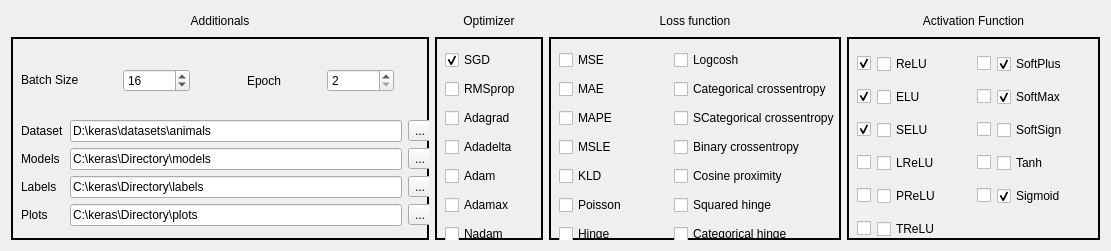
   <widget class="QWidget" name="gridLayoutWidget_9">
    <property name="geometry">
     <rect>
      <x>10</x>
      <y>440</y>
      <width>1111</width>
      <height>251</height>
     </rect>
    </property>
    <layout class="QGridLayout" name="gridLayout_9" rowstretch="1,10" columnstretch="431,111,301,261">
     <item row="0" column="3">
      <widget class="QLabel" name="label">
       <property name="text">
        <string>Activation Function</string>
       </property>
       <property name="alignment">
        <set>Qt::AlignCenter</set>
       </property>
      </widget>
     </item>
     <item row="0" column="1">
      <widget class="QLabel" name="label_27">
       <property name="text">
        <string>&lt;html&gt;&lt;head/&gt;&lt;body&gt;&lt;p align=&quot;center&quot;&gt;Optimizer&lt;/p&gt;&lt;/body&gt;&lt;/html&gt;</string>
       </property>
      </widget>
     </item>
     <item row="0" column="2">
      <widget class="QLabel" name="label_28">
       <property name="text">
        <string>&lt;html&gt;&lt;head/&gt;&lt;body&gt;&lt;p&gt;Loss function&lt;/p&gt;&lt;/body&gt;&lt;/html&gt;</string>
       </property>
       <property name="alignment">
        <set>Qt::AlignCenter</set>
       </property>
      </widget>
     </item>
     <item row="0" column="0">
      <widget class="QLabel" name="label_8">
       <property name="text">
        <string>Additionals</string>
       </property>
       <property name="alignment">
        <set>Qt::AlignCenter</set>
       </property>
      </widget>
     </item>
     <item row="1" column="0">
      <widget class="QFrame" name="learning_params_GB2">
       <property name="frameShape">
        <enum>QFrame::WinPanel</enum>
       </property>
       <widget class="QWidget" name="verticalLayoutWidget_4">
        <property name="geometry">
         <rect>
          <x>10</x>
          <y>10</y>
          <width>411</width>
          <height>201</height>
         </rect>
        </property>
        <layout class="QVBoxLayout" name="verticalLayout_6" stretch="1,5">
         <item>
          <layout class="QHBoxLayout" name="horizontalLayout">
           <item>
            <widget class="QLabel" name="label_2">
             <property name="text">
              <string>&lt;html&gt;&lt;head/&gt;&lt;body&gt;&lt;p&gt;Batch Size&lt;/p&gt;&lt;/body&gt;&lt;/html&gt;</string>
             </property>
            </widget>
           </item>
           <item>
            <spacer name="horizontalSpacer_33">
             <property name="orientation">
              <enum>Qt::Horizontal</enum>
             </property>
             <property name="sizeHint" stdset="0">
              <size>
               <width>40</width>
               <height>20</height>
              </size>
             </property>
            </spacer>
           </item>
           <item>
            <widget class="QSpinBox" name="batchSize_SB">
             <property name="minimum">
              <number>1</number>
             </property>
             <property name="maximum">
              <number>100000</number>
             </property>
             <property name="value">
              <number>16</number>
             </property>
            </widget>
           </item>
           <item>
            <spacer name="horizontalSpacer">
             <property name="orientation">
              <enum>Qt::Horizontal</enum>
             </property>
             <property name="sizeHint" stdset="0">
              <size>
               <width>14</width>
               <height>20</height>
              </size>
             </property>
            </spacer>
           </item>
           <item>
            <spacer name="horizontalSpacer_37">
             <property name="orientation">
              <enum>Qt::Horizontal</enum>
             </property>
             <property name="sizeHint" stdset="0">
              <size>
               <width>40</width>
               <height>20</height>
              </size>
             </property>
            </spacer>
           </item>
           <item>
            <widget class="QLabel" name="label_6">
             <property name="text">
              <string>Epoch</string>
             </property>
            </widget>
           </item>
           <item>
            <spacer name="horizontalSpacer_36">
             <property name="orientation">
              <enum>Qt::Horizontal</enum>
             </property>
             <property name="sizeHint" stdset="0">
              <size>
               <width>40</width>
               <height>20</height>
              </size>
             </property>
            </spacer>
           </item>
           <item>
            <widget class="QSpinBox" name="networkEpoch_SB">
             <property name="minimum">
              <number>2</number>
             </property>
             <property name="maximum">
              <number>100000</number>
             </property>
            </widget>
           </item>
           <item>
            <spacer name="horizontalSpacer_4">
             <property name="orientation">
              <enum>Qt::Horizontal</enum>
             </property>
             <property name="sizeHint" stdset="0">
              <size>
               <width>40</width>
               <height>20</height>
              </size>
             </property>
            </spacer>
           </item>
          </layout>
         </item>
         <item>
          <layout class="QGridLayout" name="gridLayout">
           <item row="2" column="0">
            <widget class="QLabel" name="label_5">
             <property name="text">
              <string>Labels</string>
             </property>
            </widget>
           </item>
           <item row="0" column="1">
            <widget class="QLineEdit" name="DatasetPath_LE">
             <property name="text">
              <string>D:\keras\datasets\animals</string>
             </property>
            </widget>
           </item>
           <item row="1" column="1">
            <widget class="QLineEdit" name="ModelPath_LE">
             <property name="text">
              <string>C:\keras\Directory\models</string>
             </property>
            </widget>
           </item>
           <item row="2" column="1">
            <widget class="QLineEdit" name="Labels_LE">
             <property name="text">
              <string>C:\keras\Directory\labels</string>
             </property>
            </widget>
           </item>
           <item row="3" column="0">
            <widget class="QLabel" name="label_3">
             <property name="text">
              <string>Plots</string>
             </property>
            </widget>
           </item>
           <item row="3" column="1">
            <widget class="QLineEdit" name="PlotsPath_LE">
             <property name="text">
              <string>C:\keras\Directory\plots</string>
             </property>
            </widget>
           </item>
           <item row="1" column="0">
            <widget class="QLabel" name="label_4">
             <property name="text">
              <string>&lt;html&gt;&lt;head/&gt;&lt;body&gt;&lt;p&gt;Models&lt;/p&gt;&lt;/body&gt;&lt;/html&gt;</string>
             </property>
            </widget>
           </item>
           <item row="0" column="0">
            <widget class="QLabel" name="label_7">
             <property name="text">
              <string>Dataset</string>
             </property>
            </widget>
           </item>
           <item row="0" column="2">
            <widget class="QToolButton" name="DatasetPath_TB">
             <property name="text">
              <string>...</string>
             </property>
            </widget>
           </item>
           <item row="1" column="2">
            <widget class="QToolButton" name="ModelsPath_TB">
             <property name="text">
              <string>...</string>
             </property>
            </widget>
           </item>
           <item row="2" column="2">
            <widget class="QToolButton" name="LabelPath_TB">
             <property name="text">
              <string>...</string>
             </property>
            </widget>
           </item>
           <item row="3" column="2">
            <widget class="QToolButton" name="PlotPath_TB">
             <property name="text">
              <string>...</string>
             </property>
            </widget>
           </item>
          </layout>
         </item>
        </layout>
       </widget>
      </widget>
     </item>
     <item row="1" column="1">
      <widget class="QFrame" name="frame_6">
       <property name="frameShape">
        <enum>QFrame::WinPanel</enum>
       </property>
       <widget class="QWidget" name="gridLayoutWidget_8">
        <property name="geometry">
         <rect>
          <x>10</x>
          <y>10</y>
          <width>91</width>
          <height>201</height>
         </rect>
        </property>
        <layout class="QGridLayout" name="gridLayout_8">
         <item row="5" column="0">
          <widget class="QCheckBox" name="optAdam_ChB">
           <property name="text">
            <string>Adam</string>
           </property>
          </widget>
         </item>
         <item row="0" column="0">
          <widget class="QCheckBox" name="optSGD_ChB">
           <property name="text">
            <string>SGD</string>
           </property>
           <property name="checked">
            <bool>true</bool>
           </property>
          </widget>
         </item>
         <item row="4" column="0">
          <widget class="QCheckBox" name="optAdadelta_ChB">
           <property name="text">
            <string>Adadelta</string>
           </property>
          </widget>
         </item>
         <item row="3" column="0">
          <widget class="QCheckBox" name="optAdagrad_ChB">
           <property name="text">
            <string>Adagrad</string>
           </property>
          </widget>
         </item>
         <item row="6" column="0">
          <widget class="QCheckBox" name="optAdamax_ChB">
           <property name="text">
            <string>Adamax</string>
           </property>
          </widget>
         </item>
         <item row="1" column="0">
          <widget class="QCheckBox" name="optRMSprop_ChB">
           <property name="text">
            <string>RMSprop</string>
           </property>
          </widget>
         </item>
         <item row="7" column="0">
          <widget class="QCheckBox" name="optNadam_ChB">
           <property name="text">
            <string>Nadam</string>
           </property>
          </widget>
         </item>
        </layout>
       </widget>
      </widget>
     </item>
     <item row="1" column="2">
      <widget class="QFrame" name="frame_7">
       <property name="frameShape">
        <enum>QFrame::WinPanel</enum>
       </property>
       <widget class="QWidget" name="gridLayoutWidget_7">
        <property name="geometry">
         <rect>
          <x>10</x>
          <y>10</y>
          <width>281</width>
          <height>201</height>
         </rect>
        </property>
        <layout class="QGridLayout" name="gridLayout_7">
         <item row="0" column="1">
          <widget class="QCheckBox" name="lf_MSE_ChB">
           <property name="text">
            <string>MSE</string>
           </property>
          </widget>
         </item>
         <item row="2" column="1">
          <widget class="QCheckBox" name="lf_MAPE_ChB">
           <property name="text">
            <string>MAPE</string>
           </property>
          </widget>
         </item>
         <item row="5" column="2">
          <widget class="QCheckBox" name="lf_sqHingle_ChB">
           <property name="text">
            <string>Squared hinge</string>
           </property>
          </widget>
         </item>
         <item row="5" column="1">
          <widget class="QCheckBox" name="lf_Poisson_ChB">
           <property name="text">
            <string>Poisson</string>
           </property>
          </widget>
         </item>
         <item row="0" column="2">
          <widget class="QCheckBox" name="lf_Logcosh">
           <property name="text">
            <string>Logcosh</string>
           </property>
          </widget>
         </item>
         <item row="1" column="2">
          <widget class="QCheckBox" name="lf_CCE_ChB">
           <property name="text">
            <string>Categorical crossentropy</string>
           </property>
          </widget>
         </item>
         <item row="2" column="2">
          <widget class="QCheckBox" name="lf_sCCE_ChB">
           <property name="text">
            <string>SCategorical crossentropy</string>
           </property>
          </widget>
         </item>
         <item row="6" column="1">
          <widget class="QCheckBox" name="lf_Hingle_ChB">
           <property name="text">
            <string>Hinge</string>
           </property>
          </widget>
         </item>
         <item row="6" column="2">
          <widget class="QCheckBox" name="lf_cHingle_ChB">
           <property name="text">
            <string>Categorical hinge</string>
           </property>
          </widget>
         </item>
         <item row="4" column="1">
          <widget class="QCheckBox" name="lf_KDL_ChB">
           <property name="text">
            <string>KLD</string>
           </property>
          </widget>
         </item>
         <item row="3" column="2">
          <widget class="QCheckBox" name="lf_BCE_ChB">
           <property name="text">
            <string>Binary crossentropy</string>
           </property>
          </widget>
         </item>
         <item row="1" column="1">
          <widget class="QCheckBox" name="lf_MAE_ChB">
           <property name="text">
            <string>MAE</string>
           </property>
          </widget>
         </item>
         <item row="3" column="1">
          <widget class="QCheckBox" name="lf_MSLE_ChB">
           <property name="text">
            <string>MSLE</string>
           </property>
          </widget>
         </item>
         <item row="4" column="2">
          <widget class="QCheckBox" name="lf_CosProx_ChB">
           <property name="text">
            <string>Cosine proximity</string>
           </property>
          </widget>
         </item>
        </layout>
       </widget>
      </widget>
     </item>
     <item row="1" column="3">
      <widget class="QFrame" name="frame_2">
       <property name="frameShape">
        <enum>QFrame::WinPanel</enum>
       </property>
       <widget class="QWidget" name="gridLayoutWidget_3">
        <property name="geometry">
         <rect>
          <x>10</x>
          <y>10</y>
          <width>241</width>
          <height>201</height>
         </rect>
        </property>
        <layout class="QGridLayout" name="gridLayout_3">
         <item row="1" column="1">
          <layout class="QHBoxLayout" name="horizontalLayout_13">
           <item>
            <widget class="QCheckBox" name="cSoftMax_ChB">
             <property name="text">
              <string/>
             </property>
            </widget>
           </item>
           <item>
            <widget class="QCheckBox" name="dSoftMax_ChB">
             <property name="text">
              <string>SoftMax</string>
             </property>
             <property name="checked">
              <bool>true</bool>
             </property>
            </widget>
           </item>
           <item>
            <spacer name="horizontalSpacer_11">
             <property name="orientation">
              <enum>Qt::Horizontal</enum>
             </property>
             <property name="sizeHint" stdset="0">
              <size>
               <width>40</width>
               <height>20</height>
              </size>
             </property>
            </spacer>
           </item>
          </layout>
         </item>
         <item row="2" column="0">
          <layout class="QHBoxLayout" name="horizontalLayout_7">
           <item>
            <widget class="QCheckBox" name="cSELU_ChB">
             <property name="text">
              <string/>
             </property>
             <property name="checked">
              <bool>true</bool>
             </property>
            </widget>
           </item>
           <item>
            <widget class="QCheckBox" name="dSELU_ChB">
             <property name="text">
              <string>SELU</string>
             </property>
            </widget>
           </item>
           <item>
            <spacer name="horizontalSpacer_5">
             <property name="orientation">
              <enum>Qt::Horizontal</enum>
             </property>
             <property name="sizeHint" stdset="0">
              <size>
               <width>40</width>
               <height>20</height>
              </size>
             </property>
            </spacer>
           </item>
          </layout>
         </item>
         <item row="0" column="0">
          <layout class="QHBoxLayout" name="horizontalLayout_5">
           <item>
            <widget class="QCheckBox" name="cReLU_ChB">
             <property name="text">
              <string/>
             </property>
             <property name="checked">
              <bool>true</bool>
             </property>
            </widget>
           </item>
           <item>
            <widget class="QCheckBox" name="dReLU_ChB">
             <property name="text">
              <string>ReLU</string>
             </property>
            </widget>
           </item>
           <item>
            <spacer name="horizontalSpacer_2">
             <property name="orientation">
              <enum>Qt::Horizontal</enum>
             </property>
             <property name="sizeHint" stdset="0">
              <size>
               <width>40</width>
               <height>20</height>
              </size>
             </property>
            </spacer>
           </item>
          </layout>
         </item>
         <item row="4" column="1">
          <layout class="QHBoxLayout" name="horizontalLayout_16">
           <item>
            <widget class="QCheckBox" name="cSigmoid_ChB">
             <property name="text">
              <string/>
             </property>
            </widget>
           </item>
           <item>
            <widget class="QCheckBox" name="dSigmoid_ChB">
             <property name="text">
              <string>Sigmoid</string>
             </property>
             <property name="checked">
              <bool>true</bool>
             </property>
            </widget>
           </item>
           <item>
            <spacer name="horizontalSpacer_14">
             <property name="orientation">
              <enum>Qt::Horizontal</enum>
             </property>
             <property name="sizeHint" stdset="0">
              <size>
               <width>40</width>
               <height>20</height>
              </size>
             </property>
            </spacer>
           </item>
          </layout>
         </item>
         <item row="5" column="0">
          <layout class="QHBoxLayout" name="horizontalLayout_11">
           <item>
            <widget class="QCheckBox" name="cTReLU_ChB">
             <property name="text">
              <string/>
             </property>
            </widget>
           </item>
           <item>
            <widget class="QCheckBox" name="dTReLU_ChB">
             <property name="text">
              <string>TReLU</string>
             </property>
            </widget>
           </item>
           <item>
            <spacer name="horizontalSpacer_9">
             <property name="orientation">
              <enum>Qt::Horizontal</enum>
             </property>
             <property name="sizeHint" stdset="0">
              <size>
               <width>40</width>
               <height>20</height>
              </size>
             </property>
            </spacer>
           </item>
          </layout>
         </item>
         <item row="1" column="0">
          <layout class="QHBoxLayout" name="horizontalLayout_6">
           <item>
            <widget class="QCheckBox" name="cELU_ChB">
             <property name="text">
              <string/>
             </property>
             <property name="checked">
              <bool>true</bool>
             </property>
            </widget>
           </item>
           <item>
            <widget class="QCheckBox" name="dELU_ChB">
             <property name="text">
              <string>ELU</string>
             </property>
            </widget>
           </item>
           <item>
            <spacer name="horizontalSpacer_3">
             <property name="orientation">
              <enum>Qt::Horizontal</enum>
             </property>
             <property name="sizeHint" stdset="0">
              <size>
               <width>40</width>
               <height>20</height>
              </size>
             </property>
            </spacer>
           </item>
          </layout>
         </item>
         <item row="2" column="1">
          <layout class="QHBoxLayout" name="horizontalLayout_15">
           <item>
            <widget class="QCheckBox" name="cSoftSign_ChB">
             <property name="text">
              <string/>
             </property>
            </widget>
           </item>
           <item>
            <widget class="QCheckBox" name="dSoftSign_ChB">
             <property name="text">
              <string>SoftSign</string>
             </property>
            </widget>
           </item>
           <item>
            <spacer name="horizontalSpacer_13">
             <property name="orientation">
              <enum>Qt::Horizontal</enum>
             </property>
             <property name="sizeHint" stdset="0">
              <size>
               <width>40</width>
               <height>20</height>
              </size>
             </property>
            </spacer>
           </item>
          </layout>
         </item>
         <item row="3" column="1">
          <layout class="QHBoxLayout" name="horizontalLayout_14">
           <item>
            <widget class="QCheckBox" name="cTanh_ChB">
             <property name="text">
              <string/>
             </property>
            </widget>
           </item>
           <item>
            <widget class="QCheckBox" name="dTanh_ChB">
             <property name="text">
              <string>Tanh</string>
             </property>
            </widget>
           </item>
           <item>
            <spacer name="horizontalSpacer_12">
             <property name="orientation">
              <enum>Qt::Horizontal</enum>
             </property>
             <property name="sizeHint" stdset="0">
              <size>
               <width>40</width>
               <height>20</height>
              </size>
             </property>
            </spacer>
           </item>
          </layout>
         </item>
         <item row="3" column="0">
          <layout class="QHBoxLayout" name="horizontalLayout_9">
           <item>
            <widget class="QCheckBox" name="cLReLU_ChB">
             <property name="text">
              <string/>
             </property>
            </widget>
           </item>
           <item>
            <widget class="QCheckBox" name="dLReLU_ChB">
             <property name="text">
              <string>LReLU</string>
             </property>
            </widget>
           </item>
           <item>
            <spacer name="horizontalSpacer_7">
             <property name="orientation">
              <enum>Qt::Horizontal</enum>
             </property>
             <property name="sizeHint" stdset="0">
              <size>
               <width>40</width>
               <height>20</height>
              </size>
             </property>
            </spacer>
           </item>
          </layout>
         </item>
         <item row="0" column="1">
          <layout class="QHBoxLayout" name="horizontalLayout_12">
           <item>
            <widget class="QCheckBox" name="cSoftPlus_ChB">
             <property name="text">
              <string/>
             </property>
            </widget>
           </item>
           <item>
            <widget class="QCheckBox" name="dSoftPlus_ChB">
             <property name="text">
              <string>SoftPlus</string>
             </property>
             <property name="checked">
              <bool>true</bool>
             </property>
            </widget>
           </item>
           <item>
            <spacer name="horizontalSpacer_10">
             <property name="orientation">
              <enum>Qt::Horizontal</enum>
             </property>
             <property name="sizeHint" stdset="0">
              <size>
               <width>40</width>
               <height>20</height>
              </size>
             </property>
            </spacer>
           </item>
          </layout>
         </item>
         <item row="4" column="0">
          <layout class="QHBoxLayout" name="horizontalLayout_8">
           <item>
            <widget class="QCheckBox" name="cPReLU_ChB">
             <property name="text">
              <string/>
             </property>
            </widget>
           </item>
           <item>
            <widget class="QCheckBox" name="dPReLU_ChB">
             <property name="text">
              <string>PReLU</string>
             </property>
            </widget>
           </item>
           <item>
            <spacer name="horizontalSpacer_6">
             <property name="orientation">
              <enum>Qt::Horizontal</enum>
             </property>
             <property name="sizeHint" stdset="0">
              <size>
               <width>40</width>
               <height>20</height>
              </size>
             </property>
            </spacer>
           </item>
          </layout>
         </item>
        </layout>
       </widget>
      </widget>
     </item>
    </layout>
   </widget>
